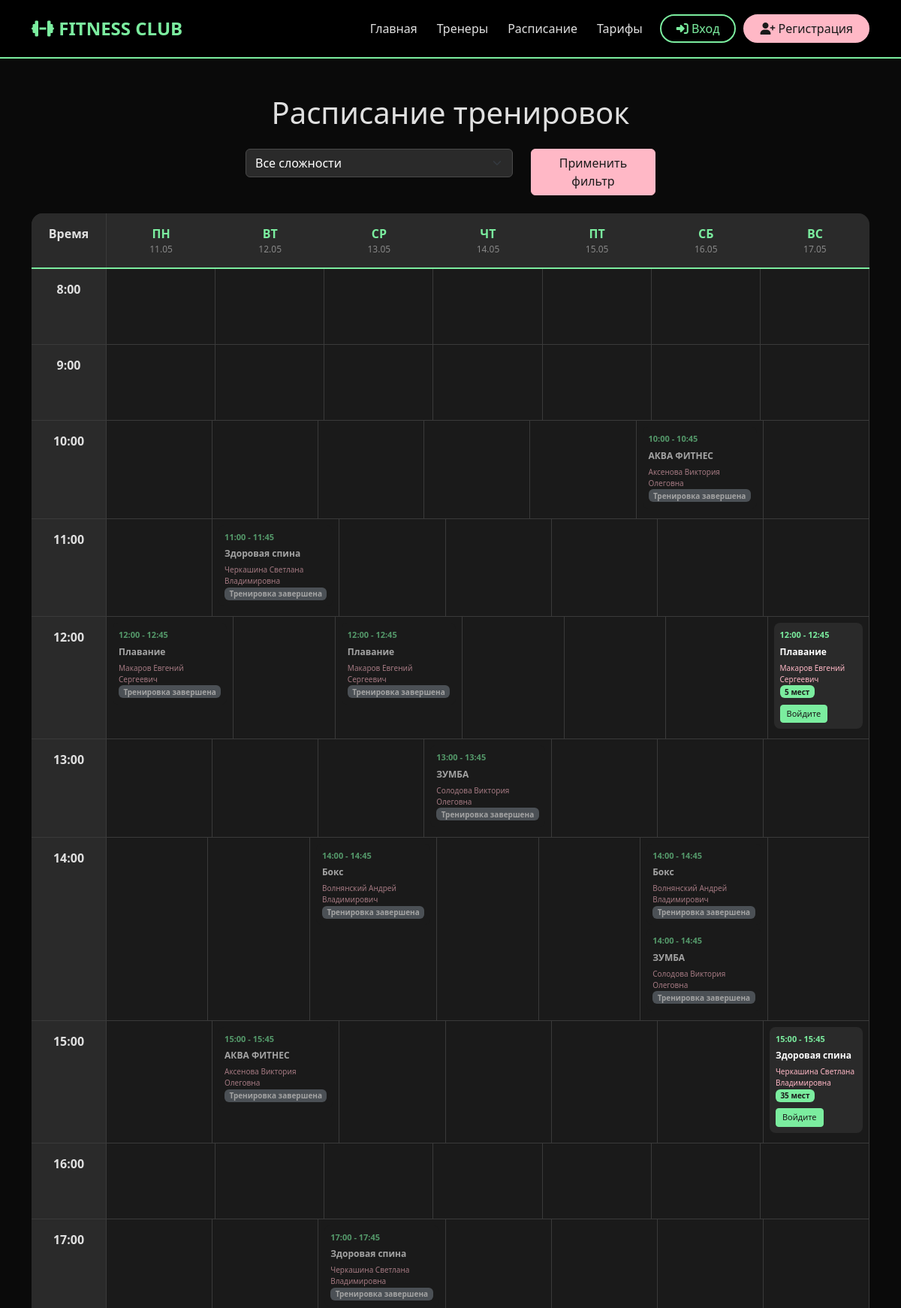
Before: /schedule/ (upper part) with the older database file.
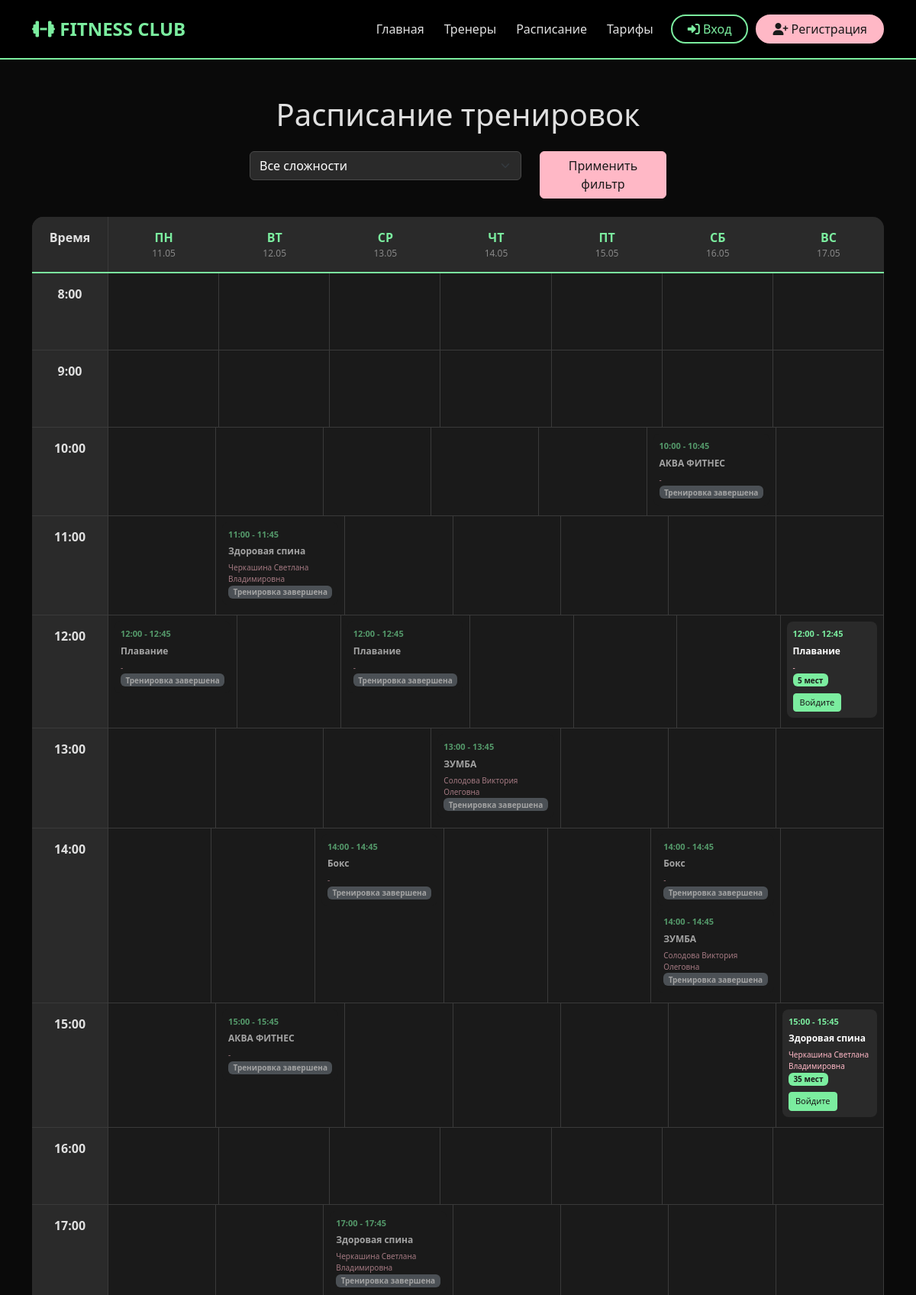
After: the same page with the newer database file.
### main/models.py (models this page shows, shortened)
class Schedule(models.Model):
    STATUS_CHOICES = [ ('active', 'Активна'),('cancelled', 'Отменена'),]
    workout = models.ForeignKey(Workout, on_delete=models.CASCADE, verbose_name='Тренировка')
    date = models.DateField('Дата')
    start_time = models.TimeField('Время начала')
    status = models.CharField('Статус', max_length=20, choices=STATUS_CHOICES)
    booked_places = models.IntegerField('Записано человек', default=0)
    @property
    def end_time(self):
        start = datetime.combine(self.date, self.start_time)
        end = start + timedelta(minutes=self.workout.duration_minutes)
        return end.time()
    @property
    def available_places(self):
        return self.workout.max_participants - self.booked_places
    class Meta:
        verbose_name = 'Расписание'
        verbose_name_plural = 'Расписания'

class Workout(models.Model):
    DIFFICULTY_CHOICES = [('beginner', 'Начинающий'),('intermediate', 'Средний'),('advanced', 'Продвинутый'),]
    name = models.CharField('Название', max_length=50, unique=True)
    description = models.TextField('Описание')
    duration_minutes = models.IntegerField('Длительность (мин)')
    difficulty = models.CharField('Сложность', max_length=20 , choices=DIFFICULTY_CHOICES)
    goals = models.CharField('Цели', max_length=100)
    max_participants = models.IntegerField('Макс. участников', default=20)
    trainer = models.ForeignKey('users.User', on_delete=models.SET_NULL, null=True, verbose_name='Тренер', limit_choices_to={'is_trainer': True})
    image = models.ImageField('Изображение', upload_to='workouts/')
    class Meta:
        verbose_name = 'Тренировка'
        verbose_name_plural = 'Тренировки'

### users/models.py (models this page shows, shortened)
class User(AbstractUser):
    first_name = None
    last_name = None
    username = None
    full_name = models.CharField('ФИО', max_length=200)
    email = models.EmailField('Email', unique=True)
    phone = models.CharField('Телефон', max_length=12, blank=True, unique=True)
    birth_date = models.DateField('Дата рождения', null=True, blank=True)
    is_trainer = models.BooleanField('Тренер', default=False)
    tariff_name = models.CharField('Название тарифа', max_length=100, blank=True, null=True)
    tariff_price = models.DecimalField('Цена тарифа', max_digits=10, decimal_places=2, blank=True, null=True)
    tariff_duration = models.IntegerField('Длительность тарифа (дней)', blank=True, null=True)
    tariff_purchase_date = models.DateField('Дата покупки', auto_now_add=True, null=True)
    tariff_end_date = models.DateField('Дата окончания тарифа', blank=True, null=True)
    tariff_type = models.CharField(  'Тип тарифа',max_length=20,choices=[('day', 'Дневной (до 17:00)'), ('evening', 'Вечерний (после 17:00)'), ('unlimited', 'Безлимитный')],blank=True,null=True)
    tariff_has_personal = models.BooleanField('Доступ к персональным тренировкам', default=False)
    USERNAME_FIELD = 'email'
    REQUIRED_FIELDS = ['full_name']
    class Meta:
        verbose_name = 'Пользователь'
        verbose_name_plural = 'Пользователи'

### main/views.py (the view)
# urls.py: path('schedule/', views.schedule_list, name='schedule_list'),
def schedule_list(request):
    from django.utils import timezone
    from datetime import datetime, timedelta
    selected_difficulty = request.GET.get('difficulty')
    schedules = Schedule.objects.filter(status='active').select_related('workout', 'workout__trainer')
    if selected_difficulty:
        schedules = schedules.filter(workout__difficulty=selected_difficulty)
        logger.info(
            f'Пользователь {request.user.full_name if request.user.is_authenticated else "Гость"} отфильтровал расписание по сложности: {selected_difficulty}')
    today = timezone.now().date()
    now = timezone.now()
    start_of_week = today - timedelta(days=today.weekday())
    week_days = []
    for i in range(7):
        day = start_of_week + timedelta(days=i)
        week_days.append({
            'name': ['ПН', 'ВТ', 'СР', 'ЧТ', 'ПТ', 'СБ', 'ВС'][i],
            'date': day,
        })
    schedules = schedules.filter(date__gte=start_of_week, date__lt=start_of_week + timedelta(days=7))
    schedules = schedules.order_by('date', 'start_time')
    for schedule in schedules:
        workout_datetime = datetime.combine(schedule.date, schedule.start_time)
        if timezone.is_naive(workout_datetime):
            workout_datetime = timezone.make_aware(workout_datetime)
        workout_end_datetime = workout_datetime + timedelta(minutes=schedule.workout.duration_minutes)
        if workout_end_datetime < now:
            schedule.status_display = 'completed'  # Завершена (нельзя записаться)
        elif workout_datetime < now:
            schedule.status_display = 'in_progress'  # Идет сейчас (нельзя записаться)
        else:
            schedule.status_display = 'available'  # Доступна (можно записаться)
        if schedule.date < today:
            schedule.debug_date = f"Дата {schedule.date} раньше {today}"
        else:
            schedule.debug_date = f"Дата {schedule.date} не раньше {today}"
        schedule.is_past = workout_datetime < now
        schedule.is_completed = workout_end_datetime < now
    time_slots = list(range(8, 23))
    context = {
        'schedules': schedules,
        'week_days': week_days,
        'time_slots': time_slots,
        'selected_difficulty': selected_difficulty,
        'difficulty_choices': Workout.DIFFICULTY_CHOICES,
        'today': today,
        'now': now,
    }
    return render(request, 'schedule_list.html', context)

### main/templates/schedule_list.html (shortened to what this page needs)
{% extends 'base.html' %}
{% load static %}
{% block content %}
<div class="container py-5">
    <h1 class="text-center mb-4">Расписание тренировок</h1>
    <form method="get" class="row mb-4 justify-content-center" id="filterForm">
        <div class="col-md-4">
            <select name="difficulty" class="form-select">
                <option value="">Все сложности</option>
            </select>
        </div>
        <div class="col-md-2">
            <button type="submit" class="btn btn-primary w-100">Применить фильтр</button>
        </div>
    </form>
    <div class="schedule-grid">
        <div class="grid-header">
            <div class="time-column">Время</div>
            {% for day in week_days %}
                <div class="day-column">
                    <div class="day-name">{{ day.name }}</div>
                    <div class="day-date">{{ day.date|date:"d.m" }}</div>
                </div>
            {% endfor %}
        </div>
        {% for hour in time_slots %}
            <div class="grid-row">
                <div class="time-column">{{ hour }}:00</div>
                {% for day in week_days %}
                    <div class="workout-cell">
                        {% for schedule in schedules %}
                            {% if schedule.start_time|date:"H" == hour|stringformat:"d" and schedule.date|date:"Y-m-d" == day.date|date:"Y-m-d" %}
                                <div class="workout-card" data-status="{{ schedule.status_display }}">
                                    <div class="workout-time">{{ schedule.start_time|time:"H:i" }} - {{ schedule.end_time|time:"H:i" }}</div>
                                    <a href="{% url 'main:workout_detail' schedule.workout.pk %}" class="workout-name-link">
                                        <div class="workout-name">{{ schedule.workout.name }}</div>
                                    </a>
                                    <div class="workout-trainer">{{ schedule.workout.trainer.full_name|default:"-" }}</div>
                                    <div class="workout-places">
                                        {% if schedule.status_display == 'completed' %}
                                            <span class="badge bg-secondary">Тренировка завершена</span>
                                        {% elif schedule.status_display == 'in_progress' %}
                                            <span class="badge bg-warning text-dark">Идет сейчас</span>
                                        {% else %}
                                            {% if schedule.available_places > 0 %}
                                                <span class="badge bg-success">{{ schedule.available_places }} мест</span>
                                                {% if user.is_authenticated %}
                                                    {% if user.has_active_tariff %}
                                                        <a href="{% url 'main:book_workout' schedule.id %}" class="btn btn-sm btn-primary mt-2">Записаться</a>
                                                    {% else %}
                                                        <a href="{% url 'main:tariff_list' %}" class="btn btn-sm btn-warning mt-2">Нужен тариф</a>
                                                    {% endif %}
                                                {% else %}
                                                    <a href="{% url 'users:login' %}" class="btn btn-sm btn-secondary mt-2">Войдите</a>
                                                {% endif %}
                                            {% else %}
                                                <span class="badge bg-danger">Мест нет</span>
                                            {% endif %}
                                        {% endif %}
                                    </div>
                                </div>
                            {% endif %}
                        {% endfor %}
                    </div>
                {% endfor %}
            </div>
        {% endfor %}
    </div>
</div>
{% endblock %}

Changed rows visible on the page:
changed through a linked row, Schedule (number 1 of 12 on the later page): workout.trainer.full_name "Аксенова Виктория Олеговна" → "-"
changed through a linked row, Schedule (number 3 of 12 on the later page): workout.trainer.full_name "Макаров Евгений Сергеевич" → "-"
changed through a linked row, Schedule (number 4 of 12 on the later page): workout.trainer.full_name "Макаров Евгений Сергеевич" → "-"
changed through a linked row, Schedule (number 5 of 12 on the later page): workout.trainer.full_name "Макаров Евгений Сергеевич" → "-"
changed through a linked row, Schedule (number 7 of 12 on the later page): workout.trainer.full_name "Волнянский Андрей Владимирович" → "-"
changed through a linked row, Schedule (number 8 of 12 on the later page): workout.trainer.full_name "Волнянский Андрей Владимирович" → "-"
changed through a linked row, Schedule (number 10 of 12 on the later page): workout.trainer.full_name "Аксенова Виктория Олеговна" → "-"
